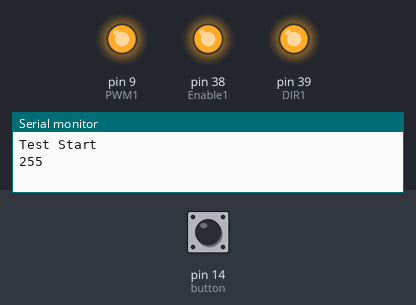
A sketch run on a simulated Arduino Mega 2560, built with avr-gcc and run on an emulated ATmega2560. Shown: output pins drawn as LEDs (lit = HIGH), the last lines printed to the serial monitor. The inputs (shaded band) are chosen by the test bench; at power-on: pin 14 (button) LOW.

Above: at 1.2 s.
1.3 s: pin 14 (button) pulled HIGH for 3.2 s
At 2.2 s:
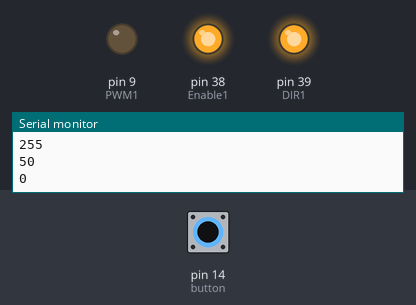
6.0 s: pin 14 (button) pulled HIGH for 0.15 s
At 7.1 s:
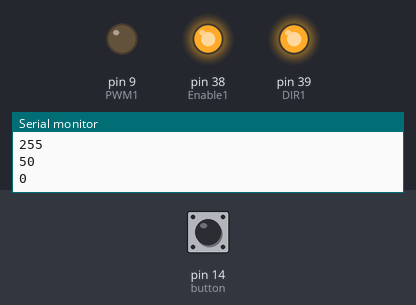
7.6 s: pin 14 (button) pulled HIGH for 1 s
At 8.7 s:
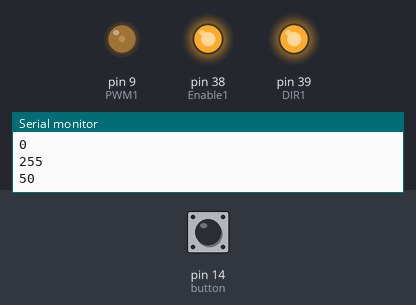
Timing chart, 0 to 10.6 s (numbered marks = the images above; inputs shaded):
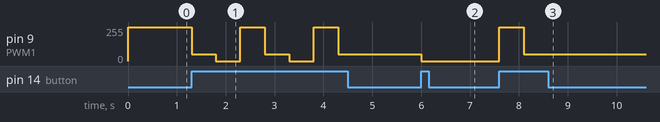

Measured:
- after the input at 1.3 s, pin 9 (PWM1): 255/255 → 50/255 at once, → 0/255 0.50 s later, → 255/255 0.50 s later, → 50/255 0.50 s later, … (7 changes in this stretch)
- after the input at 6.0 s, pin 9 (PWM1): 50/255 → 0/255 at once
- after the input at 7.6 s, pin 9 (PWM1): 0/255 → 255/255 at once, → 50/255 0.50 s later

The sketch:

HW9_2_201924451.ino
```cpp
/*
 * 201924451_김태훈_HW9_2 Video Link
 */
int Enable1 = 38;
int PWM1 = 9;
int DIR1 = 39;
int button = 14;
int i=0;
int state[] = {255,50,0};
void setup() {
  // put your setup code here, to run once:
  pinMode(Enable1,OUTPUT);
  pinMode(PWM1,OUTPUT);
  pinMode(DIR1,OUTPUT);

  digitalWrite(DIR1,true);
  digitalWrite(Enable1,HIGH);
  digitalWrite(PWM1,true);

  pinMode(button,INPUT);
  Serial.begin(9600);
  Serial.println("Test Start");
  Serial.println(state[i]);
}

void loop() {
  // put your main code here, to run repeatedly:
  if(digitalRead(button)==HIGH){
    i++;
    if(i>2){
      i=0;
    }
    analogWrite(PWM1,state[i]);
    Serial.println(state[i]);
    delay(500);
  }
}
```
